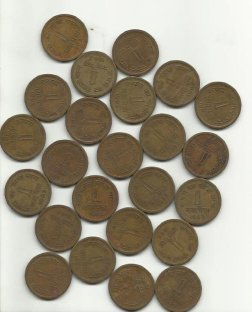
#> input picture lab5/water_coins.jpg, 252 x 312 px
$ python task7_watershed.py
#> lines starting #> are read from the running program, lines starting #| are printed output that depends on the picture; after the words box and inside, x2 and y2 are one past the last pixel; in counts of white or black regions, pixels touching at a corner belong together
import os
import cv2
import numpy as np
import matplotlib.pyplot as plt

os.makedirs("outputs", exist_ok=True)

color = cv2.imread("water_coins.jpg")
#> color is the input picture: shape (312, 252, 3); mean B, G, R 136.3, 153.2, 161.4
gray = cv2.cvtColor(color, cv2.COLOR_BGR2GRAY)

blurred = cv2.GaussianBlur(gray, (5, 5), 0)
_, thresh = cv2.threshold(blurred, 0, 255, cv2.THRESH_BINARY_INV + cv2.THRESH_OTSU)
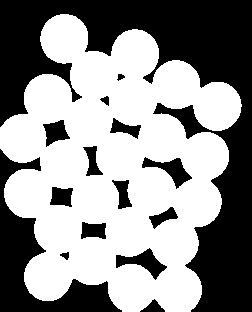
#> thresh: shape (312, 252); 56.5% white; 15 black regions, largest, box (x1, y1, x2, y2) and area: (0, 0, 252, 312) 24807, (0, 149, 122, 312) 5576, (116, 248, 167, 280) 637

kernel = np.ones((3, 3), np.uint8)
opening = cv2.morphologyEx(thresh, cv2.MORPH_OPEN, kernel, iterations=2)
#> opening: shape (312, 252); 56.5% white; 15 black regions, largest, box (x1, y1, x2, y2) and area: (0, 0, 252, 312) 24815, (0, 149, 122, 312) 5576, (116, 248, 167, 280) 637
sure_bg = cv2.dilate(opening, kernel, iterations=3)
#> sure_bg: shape (312, 252); 66.4% white; 18 black regions (6 under 20 px), largest, box (x1, y1, x2, y2) and area: (0, 0, 252, 312) 21048, (0, 156, 115, 312) 4193, (174, 110, 199, 133) 198

dist = cv2.distanceTransform(opening, cv2.DIST_L2, 5)
_, sure_fg = cv2.threshold(dist, 0.5 * dist.max(), 255, 0)
#> sure_fg: shape (312, 252) float32; 16% white; 24 white regions, largest, box (x1, y1, x2, y2) and area: (117, 218, 145, 245) 566, (74, 106, 102, 136) 560, (83, 187, 107, 212) 543
sure_fg = np.uint8(sure_fg)

unknown = cv2.subtract(sure_bg, sure_fg)
#> unknown: shape (312, 252); 50.4% white; 42 black regions (6 under 20 px), largest, box (x1, y1, x2, y2) and area: (0, 0, 252, 312) 21048, (0, 156, 115, 312) 4193, (117, 218, 145, 245) 566

_, markers = cv2.connectedComponents(sure_fg)
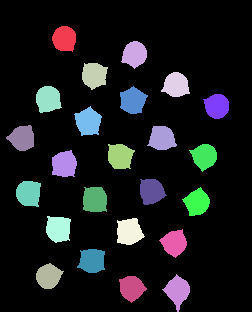
#> markers: shape (312, 252) int32; 25 distinct labels, from 0 to 24; one colour per label, 0 black
markers = markers + 1
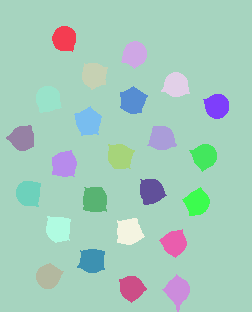
#> markers: shape (312, 252) int32; 25 distinct labels, from 1 to 25; one colour per label, 0 black
markers[unknown == 255] = 0
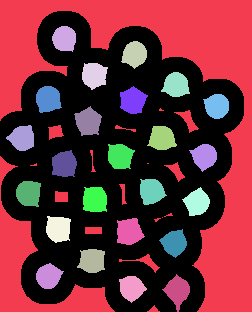
#> markers: shape (312, 252) int32; 26 distinct labels, from 0 to 25; one colour per label, 0 black

markers_ws = cv2.watershed(color.copy(), markers.copy())
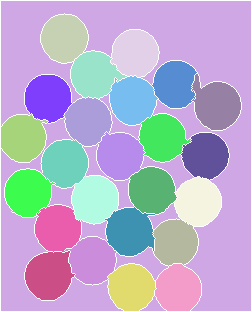
#> markers_ws: shape (312, 252) int32; 26 distinct labels, from -1 to 25; one colour per label, 0 black, -1 white
n_regions = len(np.unique(markers_ws)) - 2
#> n_regions = 24

result = color.copy()
result[markers_ws == -1] = [0, 0, 255]
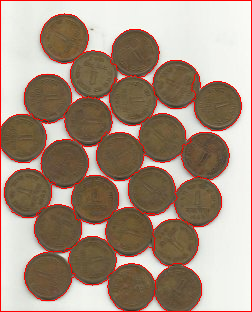
#> result: shape (312, 252, 3); 5.06% of pixels changed, all inside (x1, y1, x2, y2) = (0, 0, 252, 312)
cv2.imwrite("outputs/task7_final_watershed.png", result)

stages = [gray, thresh, sure_bg, dist / dist.max() * 255, sure_fg, unknown, cv2.cvtColor(result, cv2.COLOR_BGR2RGB)]
titles = ["Original", "Threshold", "Sure Background", "Distance Transform", "Sure Foreground", "Unknown Region", "Final Watershed"]

fig, ax = plt.subplots(1, 7, figsize=(26, 5.4))
for a, im, t in zip(ax, stages, titles):
    a.imshow(im.astype(np.uint8) if im.ndim == 3 else im, cmap=None if im.ndim == 3 else "gray")
    a.set_title(t, fontsize=10)
    a.axis("off")
#> this loop made 7 passes
#> t on passes 1 to 7: 'Original', 'Threshold', 'Sure Background', 'Distance Transform', 'Sure Foreground', 'Unknown Region', 'Final Watershed'
plt.tight_layout()
plt.savefig("outputs/task7_required_output.png", dpi=150, bbox_inches="tight")
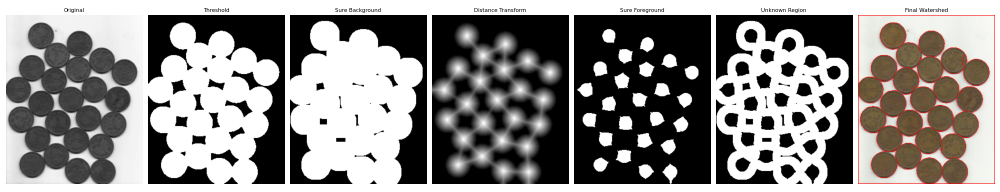
#> figure drawn by matplotlib, 7 panels
plt.show()

print(f"Separated regions detected: {n_regions}")
#| Separated regions detected: 24

$ run again, with lab5/dog.jpeg copied over lab5/water_coins.jpg
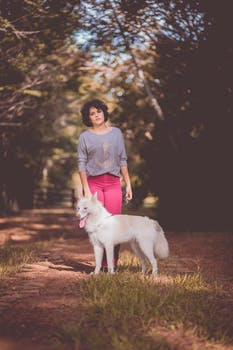
#> input picture lab5/dog.jpeg, 233 x 350 px
#> color is the input picture: shape (350, 233, 3); mean B, G, R 77.5, 84.1, 109.6
#> thresh: shape (350, 233); 76.9% white; 84 black regions (54 under 20 px), largest, box (x1, y1, x2, y2) and area: (0, 8, 207, 290) 15311, (78, 0, 125, 27) 648, (149, 323, 186, 343) 352
#> opening: shape (350, 233); 74.1% white; 41 black regions (25 under 20 px), largest, box (x1, y1, x2, y2) and area: (0, 0, 207, 290) 18855, (149, 322, 233, 350) 841, (0, 224, 46, 245) 406
#> sure_bg: shape (350, 233); 86.1% white; 15 black regions (6 under 20 px), largest, box (x1, y1, x2, y2) and area: (63, 112, 199, 287) 6823, (68, 0, 169, 107) 3407, (18, 259, 85, 281) 552
#> unknown: shape (350, 233); 77.3% white; 18 black regions (6 under 20 px), largest, box (x1, y1, x2, y2) and area: (63, 112, 199, 287) 6823, (183, 60, 233, 242) 5628, (68, 0, 169, 107) 3407
#> `markers_ws = cv2.watershed(color.copy(), markers.copy())`:
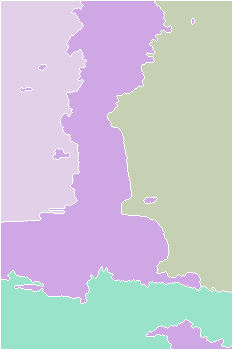
#> markers_ws: shape (350, 233) int32; 5 distinct labels, from -1 to 4; one colour per label, 0 black, -1 white
#> n_regions = 3
#> `result[markers_ws == -1] = [0, 0, 255]`:
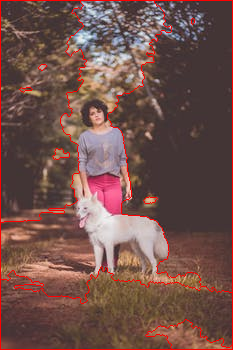
#> result: shape (350, 233, 3); 3.23% of pixels changed, all inside (x1, y1, x2, y2) = (0, 0, 233, 350)
#> the loop `for a, im, t in zip(ax, stages, titles):` made 7 passes
#> t on passes 1 to 7: 'Original', 'Threshold', 'Sure Background', 'Distance Transform', 'Sure Foreground', 'Unknown Region', 'Final Watershed'
#| Separated regions detected: 3
